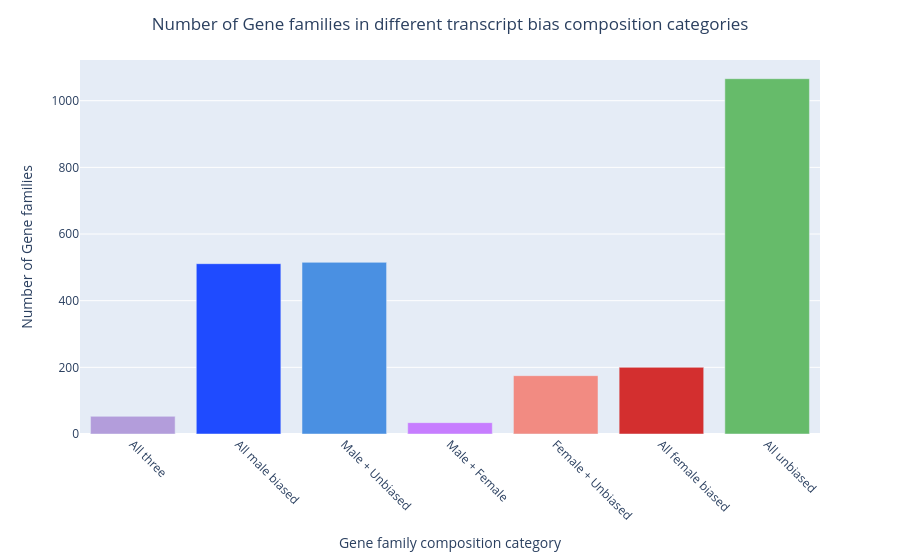

Here is the notebook cell this chart was saved with:
### Markdown cell above
Plot

### Code cell
fig5 = px.bar(
    hog_category_counts,
    x="category",
    y="count",
    color="category",
    color_discrete_map=category_colors,
    category_orders={"category": category_order}
)

fig5.update_layout(
    title=dict(text="Number of Gene families in different transcript bias composition categories", x=0.5, xanchor="center"),
    xaxis_title="Gene family composition category",
    yaxis_title="Number of Gene families",
    xaxis_tickangle=45,
    showlegend=False
)

fig5.show()

### Figure 1 — Plotly figure (JSON) as saved in the notebook; plotly's stock layout.template omitted (floating-point values rounded to 4 significant figures)
{"data": [{"hovertemplate": "category=%{x}<br>count=%{y}<extra></extra>", "legendgroup": "All three", "marker": {"color": "#B39DDB", "pattern": {"shape": ""}}, "name": "All three", "orientation": "v", "showlegend": true, "textposition": "auto", "type": "bar", "x": ["All three"], "xaxis": "x", "y": [53], "yaxis": "y"}, {"hovertemplate": "category=%{x}<br>count=%{y}<extra></extra>", "legendgroup": "All male biased", "marker": {"color": "#1F4BFF", "pattern": {"shape": ""}}, "name": "All male biased", "orientation": "v", "showlegend": true, "textposition": "auto", "type": "bar", "x": ["All male biased"], "xaxis": "x", "y": [511], "yaxis": "y"}, {"hovertemplate": "category=%{x}<br>count=%{y}<extra></extra>", "legendgroup": "Male + Unbiased", "marker": {"color": "#4A90E2", "pattern": {"shape": ""}}, "name": "Male + Unbiased", "orientation": "v", "showlegend": true, "textposition": "auto", "type": "bar", "x": ["Male + Unbiased"], "xaxis": "x", "y": [515], "yaxis": "y"}, {"hovertemplate": "category=%{x}<br>count=%{y}<extra></extra>", "legendgroup": "Male + Female", "marker": {"color": "#C77DFF", "pattern": {"shape": ""}}, "name": "Male + Female", "orientation": "v", "showlegend": true, "textposition": "auto", "type": "bar", "x": ["Male + Female"], "xaxis": "x", "y": [34], "yaxis": "y"}, {"hovertemplate": "category=%{x}<br>count=%{y}<extra></extra>", "legendgroup": "Female + Unbiased", "marker": {"color": "#F28B82", "pattern": {"shape": ""}}, "name": "Female + Unbiased", "orientation": "v", "showlegend": true, "textposition": "auto", "type": "bar", "x": ["Female + Unbiased"], "xaxis": "x", "y": [175], "yaxis": "y"}, {"hovertemplate": "category=%{x}<br>count=%{y}<extra></extra>", "legendgroup": "All female biased", "marker": {"color": "#D32F2F", "pattern": {"shape": ""}}, "name": "All female biased", "orientation": "v", "showlegend": true, "textposition": "auto", "type": "bar", "x": ["All female biased"], "xaxis": "x", "y": [200], "yaxis": "y"}, {"hovertemplate": "category=%{x}<br>count=%{y}<extra></extra>", "legendgroup": "All unbiased", "marker": {"color": "#66BB6A", "pattern": {"shape": ""}}, "name": "All unbiased", "orientation": "v", "showlegend": true, "textposition": "auto", "type": "bar", "x": ["All unbiased"], "xaxis": "x", "y": [1066], "yaxis": "y"}], "layout": {"barmode": "relative", "legend": {"title": {"text": "category"}, "tracegroupgap": 0}, "margin": {"t": 60}, "showlegend": false, "title": {"text": "Number of Gene families in different transcript bias composition categories", "x": 0.5, "xanchor": "center"}, "xaxis": {"anchor": "y", "categoryarray": ["All three", "All male biased", "Male + Unbiased", "Male + Female", "Female + Unbiased", "All female biased", "All unbiased"], "categoryorder": "array", "domain": [0, 1], "tickangle": 45, "title": {"text": "Gene family composition category"}}, "yaxis": {"anchor": "x", "domain": [0, 1], "title": {"text": "Number of Gene families"}}}}
